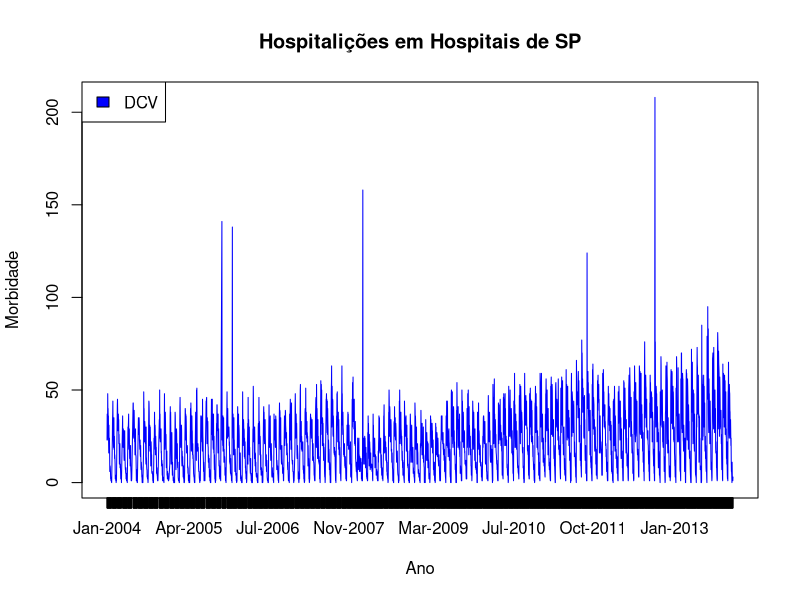

Generate this figure with R:
setwd('~/remota/repos/own/usp/archive/2015/R_datas_no_eixo_x/')
disease <- read.csv('disease.csv')
disease$data <- as.POSIXct(strptime(disease$data, format = '%Y-%m-%d', tz = 'GMT'))

disease[is.na(disease)] <- 0

plot(disease$DCV ~ disease$data,
     disease, 
     xaxt = "n", 
     type = 'l', 
     col = 'blue', 
     xlab = 'Ano', 
     ylab = 'Morbidade', 
     ylim = range(0, 208), 
     main = 'Hospitalições em Hospitais de SP')

# delimitar a dimensao do eixo x ("%b-%Y")
axis(1, disease$data, format(disease$data, "%b-%Y"))
legend(x='topleft', legend='DCV',  fill='blue')

